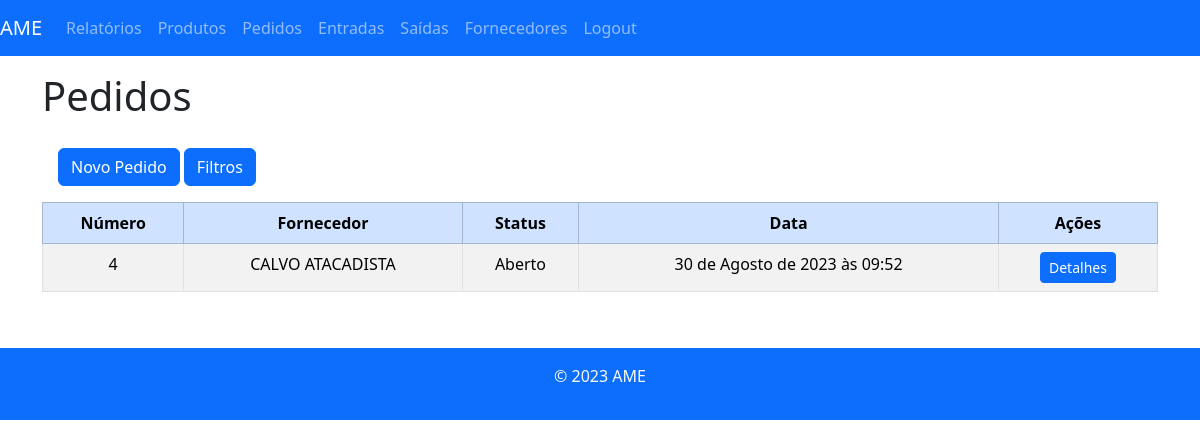
The page /pedidos/ (signed in) on the database its author committed.
### almoxarifado/models.py (models this page shows)
class Pedido(models.Model):
    STATUS = (
        ('Aberto', 'aberto'),
        ('Realizado', 'realizado'),
        ('Cancelado', 'cancelado')
    )
    produtos = models.ManyToManyField(Produto, through="ProdutoPedido")
    criado_em = models.DateTimeField(auto_now_add=True)
    status = models.CharField(max_length=20,choices=STATUS)
    fornecedor = models.ForeignKey(Fornecedor, on_delete=models.CASCADE)

class Fornecedor(models.Model):
    nome = models.CharField(max_length=255)
    fone = models.CharField(max_length=20, blank=True, null=True)
    email = models.EmailField(blank=True, null=True)
    def __str__(self):
        return self.nome

### almoxarifado/views.py (the view)
# urls.py: path('pedidos/', pedidos_view, name='pedidos'),
@login_required
def pedidos_view(request):
    if request.method == 'POST':
        form = PedidoForm(request.POST)
        if form.is_valid():
            form.save()
            messages.success(request, 'Pedido salvo com sucesso!')
            return redirect('pedidos')
    else:
        form = PedidoForm()
    pedidos = Pedido.objects.all().order_by("-criado_em")
    id = request.GET.get('id')
    fornecedor = request.GET.get('fornecedor')
    status = request.GET.get('status')
    data_inicial = request.GET.get('data_inicial')
    data_final = request.GET.get('data_final')
    if data_inicial:
        data_inicial = datetime.strptime(data_inicial, '%Y-%m-%d').date()
    if data_final:
        data_final = datetime.strptime(data_final, '%Y-%m-%d').date()
    if id:
        pedidos = pedidos.filter(id__icontains=id)
    if fornecedor:
        pedidos = pedidos.filter(fornecedor__nome__icontains=fornecedor)
    if status:
        pedidos = pedidos.filter(status__icontains=status)
    return render(request, 'pedidos.html', {'pedidos': pedidos, 'form': form})

### almoxarifado/templates/pedidos.html (shortened to what this page needs)
{% extends 'base.html' %}
{% load django_bootstrap5 %}
{% block content %}
  <h1>Pedidos</h1>
  <div class="container-fluid">
    <div class="row">
      <div class="col-3 text-white p-3">
        <button type="button" class="btn btn-primary mt-1" data-bs-toggle="modal" data-bs-target="#addPedidoModal">
          Novo Pedido
        </button>
        <button type="button" class="btn btn-primary mt-1" id="botaoFiltros" onClick="esconderFiltro()">
          Filtros
        </button>
      </div>
      <div class="col-9 text-dark p-3">
      </div>
    </div>
  </div>
  <div class="table-responsive">
    <table class="table table-hover table-striped table-bordered ">
      <thead class="table-primary">
        <tr>
          <th>Número</th>
          <th>Fornecedor</th>
          <th>Status</th>
          <th>Data</th>
          <th>Ações</th>
        </tr>
      </thead>
      <tbody>
        {% for pedido in pedidos %}
          <tr>
            <td>{{ pedido.id }}</td>
            <td>{{ pedido.fornecedor }}</td>
            <td>{{ pedido.status }}</td>
            <td>{{ pedido.criado_em }}</td>
            <td>
              <a href="{% url 'detalhes_pedido' pedido_id=pedido.id %}" class="btn btn-primary btn-sm">Detalhes</a>
            </td>
          </tr>
        {% endfor %}
      </tbody>
    </table>
  </div>
  <br>
{% endblock %}

### almoxarifado/static/css/styles.css (style rules this page uses)
td, thead { text-align: center; }

### rows shown on the page
Pedido: id "4", fornecedor "CALVO ATACADISTA", status "Aberto", criado_em "30 de Agosto de 2023 às 09:52"
